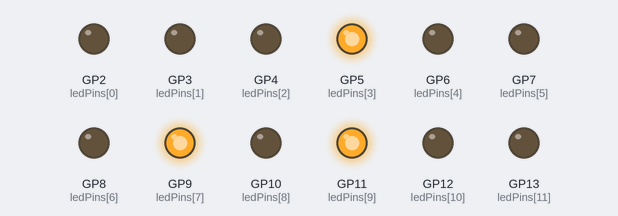
The sketch below on a simulated Raspberry Pi Pico. On the bench: output pins drawn as LEDs (lit = HIGH). Random numbers use the default seed unless the sketch sets one; what the sketch prints to the serial monitor is not drawn.

Above: at 1.7 s.
At 9.27 s:
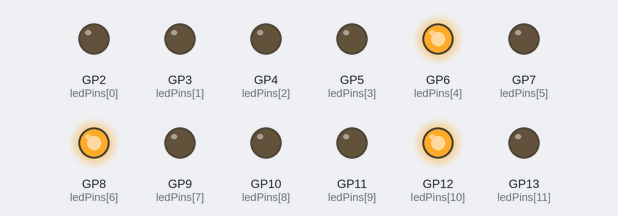
At 18.6 s:
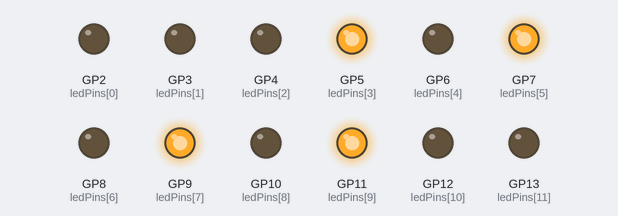
At 24.1 s:
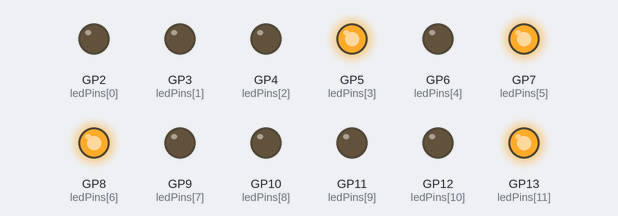
At 28.1 s:
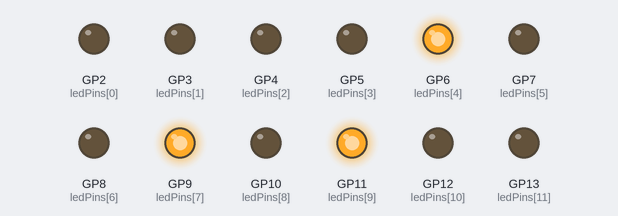
At 39.5 s:
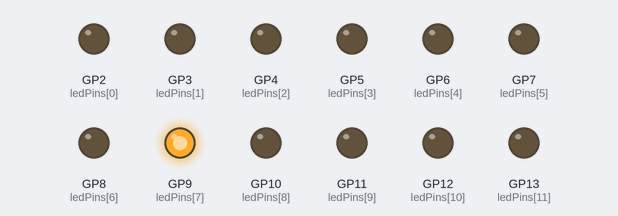
Timing chart, 0 to 40.0 s (numbered marks = the images above):
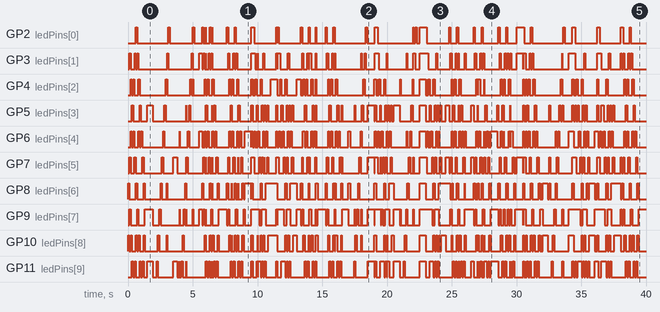

Measured:
- by itself, GP2 (ledPins[0]): LOW → HIGH at 0.60 s, → LOW 0.10 s later, → HIGH 2.4 s later, → LOW 0.10 s later, … (70 changes in this stretch)
- by itself, GP3 (ledPins[1]): LOW → HIGH at 0.10 s, → LOW 0.10 s later, → HIGH 0.30 s later, → LOW 0.10 s later, … (116 changes in this stretch)
- by itself, GP4 (ledPins[2]): LOW → HIGH at 0.20 s, → LOW 0.10 s later, → HIGH 0.10 s later, → LOW 0.10 s later, … (114 changes in this stretch)
- by itself, GP5 (ledPins[3]): LOW → HIGH at 0.30 s, → LOW 0.10 s later, → HIGH 0.50 s later, → LOW 0.10 s later, … (140 changes in this stretch)
- by itself, GP6 (ledPins[4]): LOW → HIGH at 0.20 s, → LOW 0.10 s later, → HIGH 0.10 s later, → LOW 0.10 s later, … (168 changes in this stretch)
- by itself, GP7 (ledPins[5]): LOW → HIGH at 0.10 s, → LOW 0.10 s later, → HIGH 0.30 s later, → LOW 0.10 s later, … (150 changes in this stretch)
- by itself, GP8 (ledPins[6]): LOW → HIGH at 0.00 s, → LOW 0.10 s later, → HIGH 0.50 s later, → LOW 0.10 s later, … (126 changes in this stretch)
- by itself, GP9 (ledPins[7]): LOW → HIGH at 0.10 s, → LOW 0.10 s later, → HIGH 0.50 s later, → LOW 0.10 s later, … (131 changes in this stretch)

The sketch:

GitPlay1.ino
```cpp
//Constants
const int pinCount = 12;
const int rowCount = 14;

//Array to hold Pins
int ledPins[pinCount] = {2, 3, 4, 5, 6, 7, 8, 9, 10, 11, 12, 13};

//Array to hold Pattern1    int matrix[rows][leds];
int matrix[rowCount][pinCount] = {
  {1,1,1,1,1,1,1,1,1,1,1,1},
  {1,1,0,0,0,1,0,1,0,0,1,0},
  {0,1,0,0,1,0,0,1,0,0,1,0},
  {0,0,1,0,0,0,0,1,0,0,1,0},
  {0,0,0,1,0,0,0,1,0,1,0,0},
  {0,0,0,0,1,0,0,1,0,1,0,0},
  {0,0,0,0,0,1,0,0,0,1,0,0},
  {0,0,1,0,0,0,1,0,1,0,0,1},
  {0,0,0,1,0,1,0,1,0,1,0,0},
  {0,1,0,0,1,0,0,1,1,0,1,0},
  {0,0,0,1,0,0,0,1,0,1,0,0},
  {0,0,0,0,1,0,1,0,0,0,1,0},
  {0,0,0,1,0,1,1,0,0,0,0,1},
  {0,0,0,0,0,0,1,0,1,0,0,0},
};

//Array to hold Pattern2    int matrix[rows][leds];
int matrix2[rowCount][pinCount] = {
  {0,0,0,0,0,0,0,0,0,0,0,0},
  {0,0,0,0,0,0,0,0,0,0,0,1},
  {0,0,0,0,0,0,0,0,0,0,1,0},
  {0,0,0,0,0,0,0,0,0,1,0,0},
  {0,0,0,0,0,0,0,0,1,0,0,0},
  {0,0,0,0,0,0,0,1,0,0,0,0},
  {0,0,0,0,0,0,1,0,0,0,0,0},
  {0,0,0,0,0,1,0,0,0,0,0,0},
  {0,0,0,0,1,0,0,0,0,0,0,0},
  {0,0,0,1,0,0,0,0,0,0,0,0},
  {0,0,1,0,0,0,0,0,0,0,0,0},
  {0,1,0,0,0,0,0,0,0,0,0,0},
  {1,0,0,0,0,0,0,0,0,0,0,0},
  {0,0,0,0,0,0,0,0,0,0,0,0},
};

//Array to hold Pattern3    int matrix[rows][leds];
int matrix3[rowCount][pinCount] = {
  {1,0,0,0,0,0,1,0,0,0,0,0},
  {0,1,0,0,0,1,0,1,0,0,0,0},
  {0,0,1,0,1,0,0,0,1,0,0,0},
  {0,0,0,1,0,0,0,0,0,1,0,0},
  {0,0,1,0,1,0,0,0,0,0,1,0},
  {0,1,0,0,0,1,0,0,0,1,0,0},
  {1,0,0,0,0,0,1,0,1,0,0,0},
  {0,1,0,0,0,0,0,1,0,0,0,0},
  {0,0,1,0,1,0,0,0,1,0,0,0},
  {0,0,0,1,0,0,0,0,0,1,0,0},
  {0,0,0,0,1,0,0,0,0,0,1,0},
  {0,0,0,0,0,1,0,0,0,1,0,0},
  {0,0,0,0,0,0,1,0,1,0,0,0},
  {0,0,0,0,0,0,0,1,0,0,0,0},
};

//Array to hold Pattern4    int matrix[rows][leds];
int matrix4[rowCount][pinCount] = {
  {1,0,0,0,0,0,1,0,0,0,0,0},
  {0,1,0,0,0,1,0,1,0,0,0,0},
  {0,0,1,0,1,0,0,0,1,0,0,0},
  {0,0,0,1,0,0,0,0,0,1,0,0},
  {0,0,1,0,1,0,0,0,0,0,1,0},
  {0,1,0,0,0,1,0,0,0,1,0,0},
  {1,0,0,0,0,0,1,0,1,0,0,0},
  {0,1,0,0,0,0,0,1,0,0,0,0},
  {0,0,1,0,1,0,0,0,1,0,0,0},
  {0,0,0,1,0,0,0,0,0,1,0,0},
  {0,0,0,0,1,0,0,0,0,0,1,0},
  {0,0,0,0,0,1,0,0,0,1,0,0},
  {0,0,0,0,0,0,1,0,1,0,0,0},
  {0,0,0,0,0,0,0,1,0,0,0,0},
};

void setup() {
  Serial.begin(115200);
  for (int i = 0; i < pinCount; i++) {
    pinMode(ledPins[i], OUTPUT);
  }
}

void loop() {
  int pattern;
  pattern = random(0,4);

  switch (pattern) {
    case 0:
    displayMatrix(matrix);
    break;
    case 1:
    displayMatrix(matrix2);
    break;
    case 2:
    displayMatrix(matrix3);
    break;
    case 3:
    displayMatrix(matrix4);
    break;
  }

  delay(500);
}

void setLed(int ledPin, int value) {
  digitalWrite(ledPin, value);
  //Serial.print(ledPin); Serial.print(" "); Serial.println((value == 1) ? "X" : "0");
}

void displayMatrix(int m [][pinCount]) {
  for (int iRow = 0; iRow < rowCount; iRow++) {
    for (int iLed = 0; iLed < pinCount; iLed++) {
      setLed(ledPins[iLed], m[iRow][iLed]);
      Serial.print(ledPins[iLed]); Serial.print(" "); Serial.println(matrix[iRow][iLed]);
     }
     delay(100);
     Serial.println("------");
  }
}

void loop1() {
  for (int iRow = rowCount-1; iRow >= 0; iRow--) {  // iRow = iRow - 1;
    for (int iLed = 0; iLed < pinCount; iLed++) {
      //setLed(ledPins[iLed], matrix[iRow][iLed]);
      digitalWrite(ledPins[iLed], matrix[iRow][iLed]);
      Serial.print(ledPins[iLed]); Serial.print(" "); Serial.println(matrix[iRow][iLed]);
    }
    Serial.println("------");
    delay(500);  //Delay after each ROW
  }

  delay(1000);
}
```
